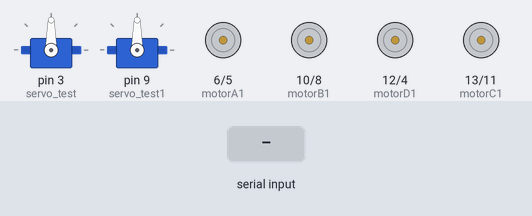
A sketch run on a simulated Arduino Uno, built with avr-gcc and run on an emulated ATmega328P. Shown: 2 × servo, motor-driver pin pairs drawn as motors (green arrow = first pin HIGH = forward, orange = second pin HIGH = backward, longer = more drive). Inputs (shaded band) come from the test bench.

Above: at 1.2 s.
1.3 s: "F" received over the second serial link
At 2.3 s:
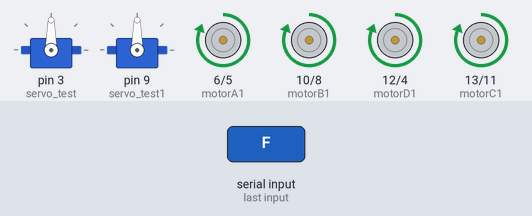
2.8 s: "B" received over the second serial link
At 3.4 s:
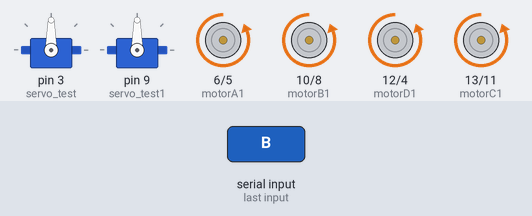
4.3 s: "L" received over the second serial link
At 4.6 s:
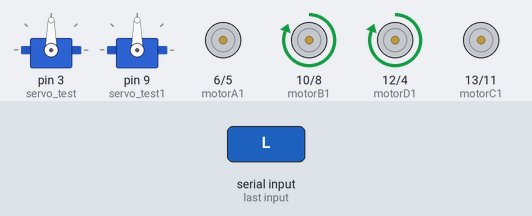
5.8 s: "R" received over the second serial link
At 6.9 s:
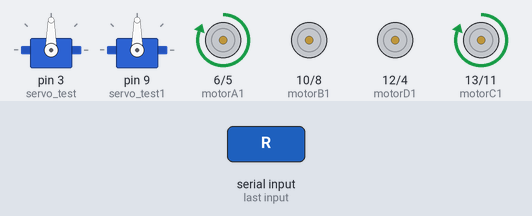
7.3 s: "O" received over the second serial link
At 8.1 s:
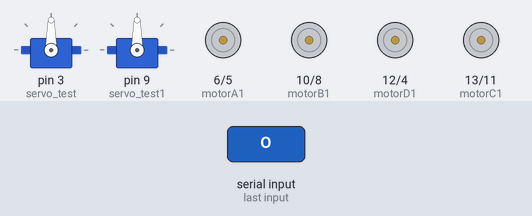
Timing chart, 0 to 9.8 s (numbered marks = the images above; inputs shaded):
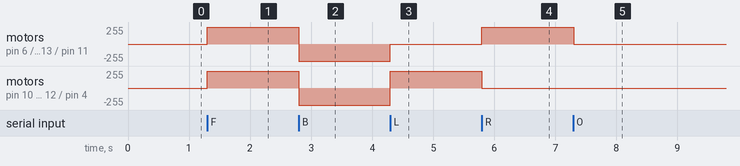

The sketch:

Wireless_Both_having_arms.ino
```cpp
#include<SoftwareSerial.h>
#include<Servo.h>

int motorA1 = 6; //Pin 2 of L293
int motorA2 = 5; //Pin 7 of L293
int motorB1 = 10; //Pin 10 of L293
int motorB2 = 8; //Pin 15 of L293
int motorC1 = 13; // Pin 2 of L293
int motorC2 = 11; // Pin 7 of L293
int motorD1 = 12; //Pin 10 of L293
int motorD2 = 4; //Pin 15 of L293

char state = '0'; //Initialise Motors

SoftwareSerial BT(0,1);
Servo servo_test;
Servo servo_test1;

void setup() {
  BT.begin(9600);// Initialize serial communication at 9600 bits per second
  //Set pins as outputs
  pinMode(motorA1, OUTPUT);
  pinMode(motorA2, OUTPUT);
  pinMode(motorB1, OUTPUT);
  pinMode(motorB2, OUTPUT);
  pinMode(motorC1, OUTPUT);
  pinMode(motorC2, OUTPUT);
  pinMode(motorD1, OUTPUT);
  pinMode(motorD2, OUTPUT);

 servo_test.attach(3);      // attach the signal pin of servo to pin3 of arduino
 servo_test1.attach(9);     // attach the signal pin of servo to pin9 of arduino

}

void loop()
{
  if (BT.available())
  { // Reads from bluetooth and stores its value
    state = BT.read();
    BT.print(state);
  }
  if (state == 'F')
  { //Forward

    digitalWrite(motorA1, HIGH);
    digitalWrite(motorA2, LOW);
    digitalWrite(motorB1, HIGH);
    digitalWrite(motorB2, LOW);
    digitalWrite(motorC1, HIGH);
    digitalWrite(motorC2, LOW);
    digitalWrite(motorD1, HIGH);
    digitalWrite(motorD2, LOW);

  }
  else if (state == 'B') { // Reverse
    digitalWrite(motorA1, LOW);
    digitalWrite(motorA2, HIGH);
    digitalWrite(motorB1, LOW);
    digitalWrite(motorB2, HIGH);
    digitalWrite(motorC1, LOW);
    digitalWrite(motorC2, HIGH);
    digitalWrite(motorD1, LOW);
    digitalWrite(motorD2, HIGH);
  }
  else if (state == 'L') { // Left
    digitalWrite(motorA1, LOW);
    digitalWrite(motorA2, LOW);
    digitalWrite(motorB1, HIGH);
    digitalWrite(motorB2, LOW);
    digitalWrite(motorC1, LOW);
    digitalWrite(motorC2, LOW);
    digitalWrite(motorD1, HIGH);
    digitalWrite(motorD2, LOW);

  }
  else if (state == 'R') { // Right
    digitalWrite(motorA1, HIGH);
    digitalWrite(motorA2, LOW);
    digitalWrite(motorB1, LOW);
    digitalWrite(motorB2, LOW);
    digitalWrite(motorC1, HIGH);
    digitalWrite(motorC2, LOW);
    digitalWrite(motorD1, LOW);
    digitalWrite(motorD2, LOW);
  }
  else if (state!='F' && state!='B' && state!='L' && state!='R' || state=='O') { // Stop
    digitalWrite(motorA1, LOW);
    digitalWrite(motorA2, LOW);
    digitalWrite(motorB1, LOW);
    digitalWrite(motorB2, LOW);
    digitalWrite(motorC1, LOW);
    digitalWrite(motorC2, LOW);
    digitalWrite(motorD1, LOW);
    digitalWrite(motorD2, LOW);

  }
  else if(state =='X'){
     servo_test.write(35);
   }

  else if(state=='Y')
  {

    servo_test.write(0);
  }
  else if(state=='A')
  {
   servo_test1.write(180);
  }
  else if(state=='C')
  {
   servo_test1.write(0);
  }
}
```

Measured:
- after the input at 1.3 s, motor on pin 6 (motorA1) / pin 5 (motorA2), motor on pin 10 (motorB1) / pin 8 (motorB2), motor on pin 12 (motorD1) / pin 4 (motorD2), motor on pin 13 (motorC1) / pin 11 (motorC2): stopped → forward 255/255 at once
- after the input at 2.8 s, motor on pin 6 (motorA1) / pin 5 (motorA2), motor on pin 10 (motorB1) / pin 8 (motorB2), motor on pin 12 (motorD1) / pin 4 (motorD2), motor on pin 13 (motorC1) / pin 11 (motorC2): forward 255/255 → backward 255/255 at once
- after the input at 4.3 s, motor on pin 6 (motorA1) / pin 5 (motorA2), motor on pin 13 (motorC1) / pin 11 (motorC2): backward 255/255 → stopped at once; motor on pin 10 (motorB1) / pin 8 (motorB2), motor on pin 12 (motorD1) / pin 4 (motorD2): backward 255/255 → forward 255/255 at once
- after the input at 5.8 s, motor on pin 6 (motorA1) / pin 5 (motorA2), motor on pin 13 (motorC1) / pin 11 (motorC2): stopped → forward 255/255 at once; motor on pin 10 (motorB1) / pin 8 (motorB2), motor on pin 12 (motorD1) / pin 4 (motorD2): forward 255/255 → stopped at once
- after the input at 7.3 s, motor on pin 6 (motorA1) / pin 5 (motorA2), motor on pin 13 (motorC1) / pin 11 (motorC2): forward 255/255 → stopped at once
